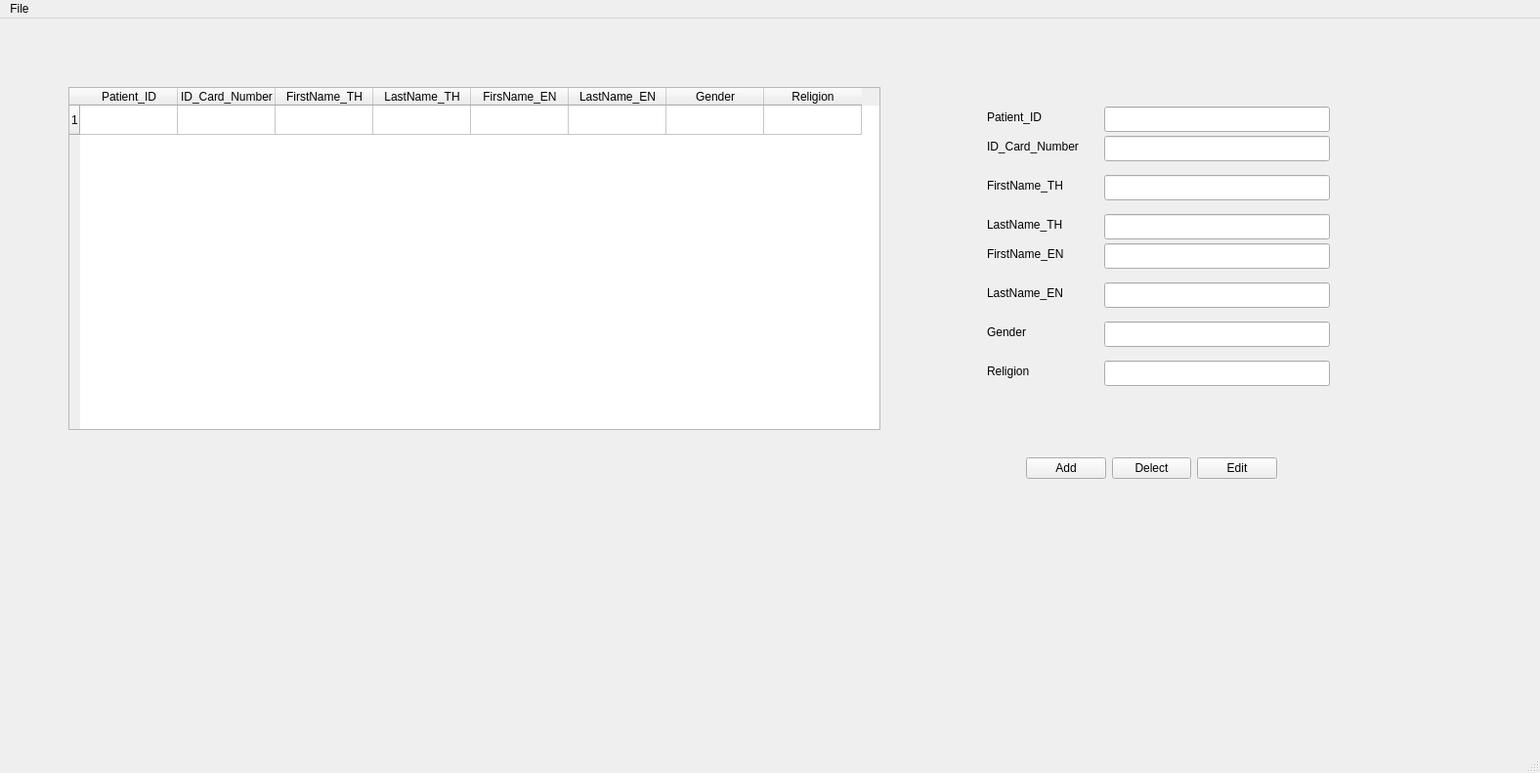
<?xml version="1.0" encoding="UTF-8"?>
<ui version="4.0">
 <class>MainWindow</class>
 <widget class="QMainWindow" name="MainWindow">
  <property name="geometry">
   <rect>
    <x>0</x>
    <y>0</y>
    <width>1576</width>
    <height>791</height>
   </rect>
  </property>
  <property name="windowTitle">
   <string>MainWindow</string>
  </property>
  <widget class="QWidget" name="centralwidget">
   <widget class="QTableWidget" name="tableWidget">
    <property name="geometry">
     <rect>
      <x>70</x>
      <y>70</y>
      <width>831</width>
      <height>351</height>
     </rect>
    </property>
    <row/>
    <column>
     <property name="text">
      <string>Patient_ID</string>
     </property>
    </column>
    <column>
     <property name="text">
      <string>ID_Card_Number</string>
     </property>
    </column>
    <column>
     <property name="text">
      <string>FirstName_TH</string>
     </property>
    </column>
    <column>
     <property name="text">
      <string>LastName_TH</string>
     </property>
    </column>
    <column>
     <property name="text">
      <string>FirsName_EN</string>
     </property>
    </column>
    <column>
     <property name="text">
      <string>LastName_EN</string>
     </property>
    </column>
    <column>
     <property name="text">
      <string>Gender</string>
     </property>
    </column>
    <column>
     <property name="text">
      <string>Religion</string>
     </property>
    </column>
   </widget>
   <widget class="QLabel" name="patient_id">
    <property name="geometry">
     <rect>
      <x>1010</x>
      <y>90</y>
      <width>61</width>
      <height>21</height>
     </rect>
    </property>
    <property name="text">
     <string>Patient_ID</string>
    </property>
   </widget>
   <widget class="QLabel" name="id_card_number">
    <property name="geometry">
     <rect>
      <x>1010</x>
      <y>120</y>
      <width>101</width>
      <height>21</height>
     </rect>
    </property>
    <property name="text">
     <string>ID_Card_Number</string>
    </property>
   </widget>
   <widget class="QLabel" name="firstname_th">
    <property name="geometry">
     <rect>
      <x>1010</x>
      <y>160</y>
      <width>101</width>
      <height>21</height>
     </rect>
    </property>
    <property name="text">
     <string>FirstName_TH</string>
    </property>
   </widget>
   <widget class="QLabel" name="lastname_th">
    <property name="geometry">
     <rect>
      <x>1010</x>
      <y>200</y>
      <width>101</width>
      <height>21</height>
     </rect>
    </property>
    <property name="text">
     <string>LastName_TH</string>
    </property>
   </widget>
   <widget class="QLabel" name="firstname_en">
    <property name="geometry">
     <rect>
      <x>1010</x>
      <y>230</y>
      <width>101</width>
      <height>21</height>
     </rect>
    </property>
    <property name="text">
     <string>FirstName_EN</string>
    </property>
   </widget>
   <widget class="QLabel" name="lastname_en">
    <property name="geometry">
     <rect>
      <x>1010</x>
      <y>270</y>
      <width>101</width>
      <height>21</height>
     </rect>
    </property>
    <property name="text">
     <string>LastName_EN</string>
    </property>
   </widget>
   <widget class="QLabel" name="gender">
    <property name="geometry">
     <rect>
      <x>1010</x>
      <y>310</y>
      <width>101</width>
      <height>21</height>
     </rect>
    </property>
    <property name="text">
     <string>Gender</string>
    </property>
   </widget>
   <widget class="QLabel" name="religion">
    <property name="geometry">
     <rect>
      <x>1010</x>
      <y>350</y>
      <width>101</width>
      <height>21</height>
     </rect>
    </property>
    <property name="text">
     <string>Religion</string>
    </property>
   </widget>
   <widget class="QLineEdit" name="lineEdit_1">
    <property name="geometry">
     <rect>
      <x>1130</x>
      <y>90</y>
      <width>231</width>
      <height>26</height>
     </rect>
    </property>
   </widget>
   <widget class="QLineEdit" name="lineEdit_2">
    <property name="geometry">
     <rect>
      <x>1130</x>
      <y>120</y>
      <width>231</width>
      <height>26</height>
     </rect>
    </property>
   </widget>
   <widget class="QLineEdit" name="lineEdit_3">
    <property name="geometry">
     <rect>
      <x>1130</x>
      <y>160</y>
      <width>231</width>
      <height>26</height>
     </rect>
    </property>
   </widget>
   <widget class="QLineEdit" name="lineEdit_4">
    <property name="geometry">
     <rect>
      <x>1130</x>
      <y>200</y>
      <width>231</width>
      <height>26</height>
     </rect>
    </property>
   </widget>
   <widget class="QLineEdit" name="lineEdit_5">
    <property name="geometry">
     <rect>
      <x>1130</x>
      <y>230</y>
      <width>231</width>
      <height>26</height>
     </rect>
    </property>
   </widget>
   <widget class="QLineEdit" name="lineEdit_6">
    <property name="geometry">
     <rect>
      <x>1130</x>
      <y>270</y>
      <width>231</width>
      <height>26</height>
     </rect>
    </property>
   </widget>
   <widget class="QLineEdit" name="lineEdit_7">
    <property name="geometry">
     <rect>
      <x>1130</x>
      <y>310</y>
      <width>231</width>
      <height>26</height>
     </rect>
    </property>
   </widget>
   <widget class="QLineEdit" name="lineEdit_8">
    <property name="geometry">
     <rect>
      <x>1130</x>
      <y>350</y>
      <width>231</width>
      <height>26</height>
     </rect>
    </property>
   </widget>
   <widget class="QWidget" name="horizontalLayoutWidget">
    <property name="geometry">
     <rect>
      <x>1050</x>
      <y>420</y>
      <width>257</width>
      <height>80</height>
     </rect>
    </property>
    <layout class="QHBoxLayout" name="horizontalLayout">
     <item>
      <widget class="QPushButton" name="Add">
       <property name="text">
        <string>Add</string>
       </property>
      </widget>
     </item>
     <item>
      <widget class="QPushButton" name="Delect">
       <property name="text">
        <string>Delect</string>
       </property>
      </widget>
     </item>
     <item>
      <widget class="QPushButton" name="Edit">
       <property name="text">
        <string>Edit</string>
       </property>
      </widget>
     </item>
    </layout>
   </widget>
  </widget>
  <widget class="QMenuBar" name="menubar">
   <property name="geometry">
    <rect>
     <x>0</x>
     <y>0</y>
     <width>1576</width>
     <height>33</height>
    </rect>
   </property>
   <widget class="QMenu" name="menuFile">
    <property name="title">
     <string>File</string>
    </property>
    <addaction name="actionExit"/>
   </widget>
   <addaction name="menuFile"/>
  </widget>
  <widget class="QStatusBar" name="statusbar"/>
  <action name="actionExit">
   <property name="text">
    <string>Exit</string>
   </property>
  </action>
 </widget>
 <resources/>
 <connections/>
</ui>
